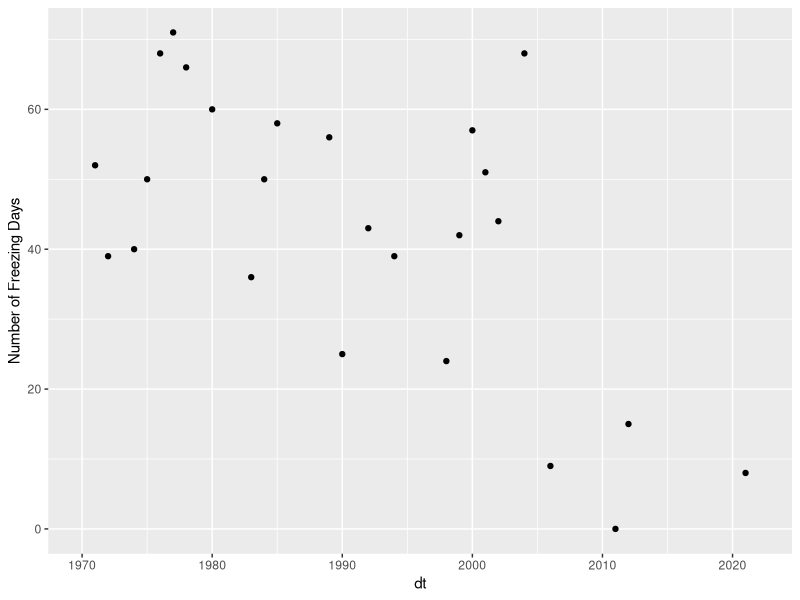
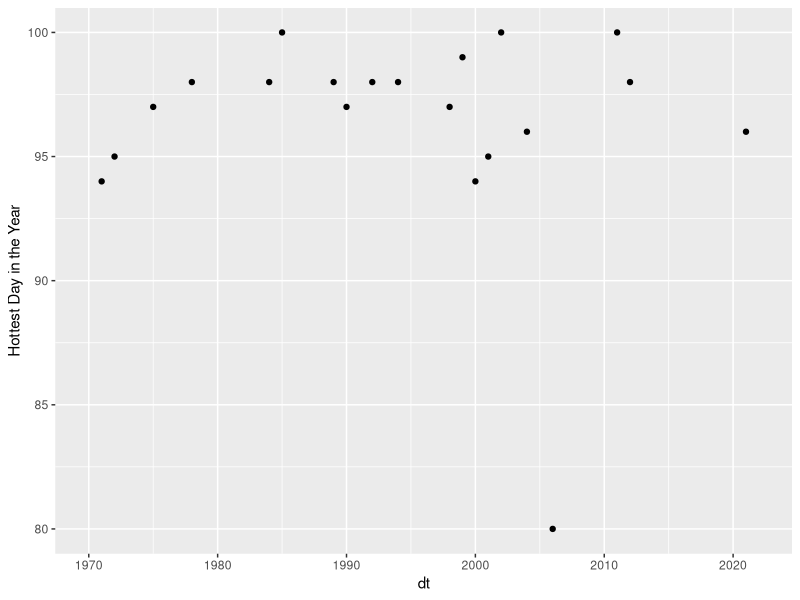

Reproduce these figures in R, in order.
## ---- chunk 1
knitr::opts_chunk$set(echo = TRUE, results = FALSE, warning = FALSE, message = FALSE)
library(lubridate)
library(tidyverse)
library(here)
## ---- chunk 2
clim = read_csv(here("belhaven.csv"))
head(clim)

date=as.Date(clim$DATE)


## ---- chunk 3

clim$freeze = ifelse(clim$TMIN <= 32, 1, 0)
clim.wfrdata = clim %>% group_by(year(date)) %>% summarize(ndayfr=sum(freeze))
clim.wfrdata$dt = unique(year(date))

ggplot(clim.wfrdata, aes(dt, ndayfr))+geom_point()+labs(y="Number of Freezing Days")
## ---- chunk 4
clim.pk = clim %>% group_by(year(date)) %>% summarize(hotday=max(TMAX))
clim.pk$dt = unique(year(date))

ggplot(clim.pk, aes(dt, hotday))+geom_point()+labs(y="Hottest Day in the Year")
## ---- chunk 5
clim$flood = ifelse(clim$PRCP >= 1, 1, 0)
nyrs=length(unique(year(date)))

retper=(nyrs+1)/sum(clim$flood,na.rm=TRUE)
